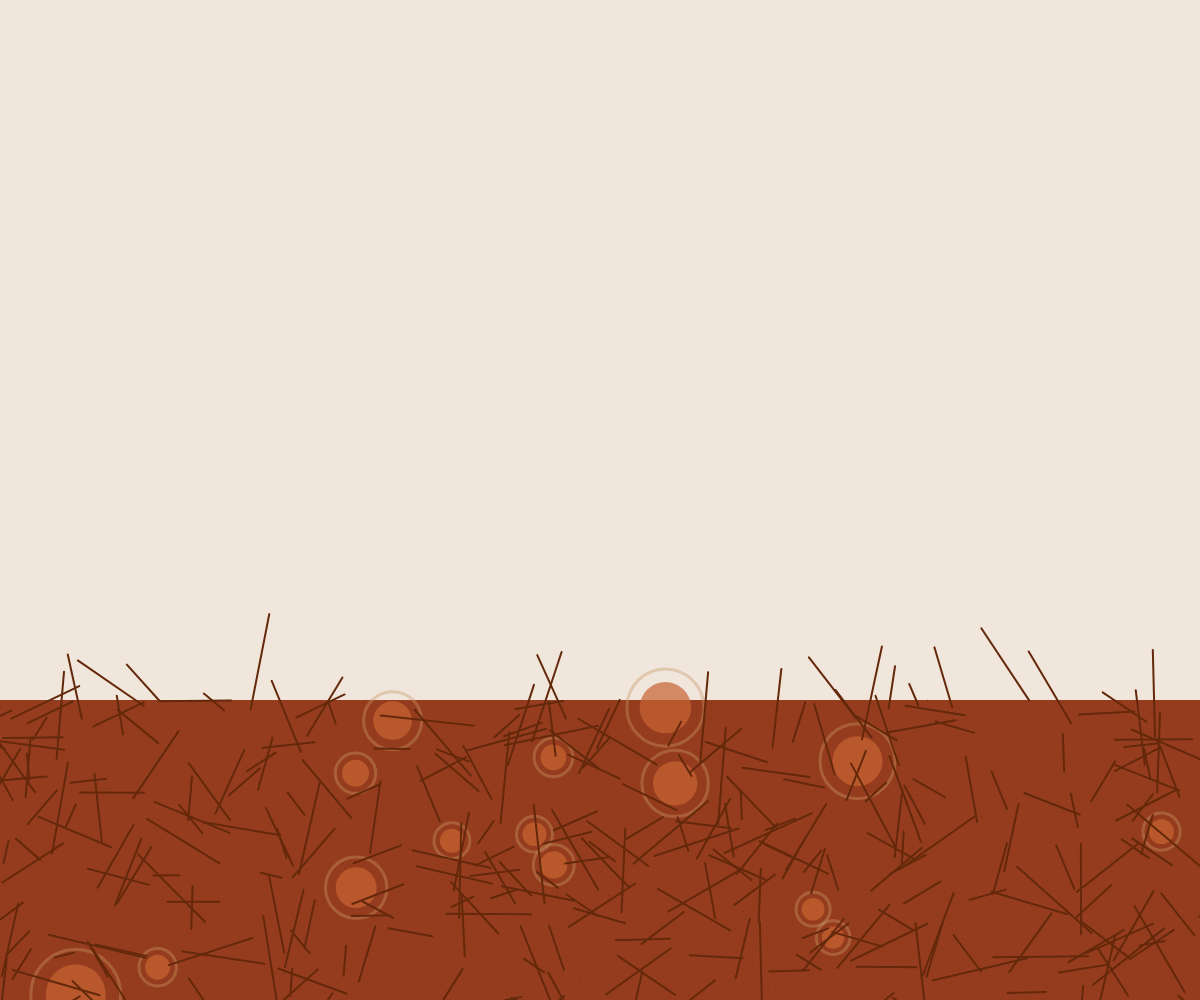
Frame 1 (no input)
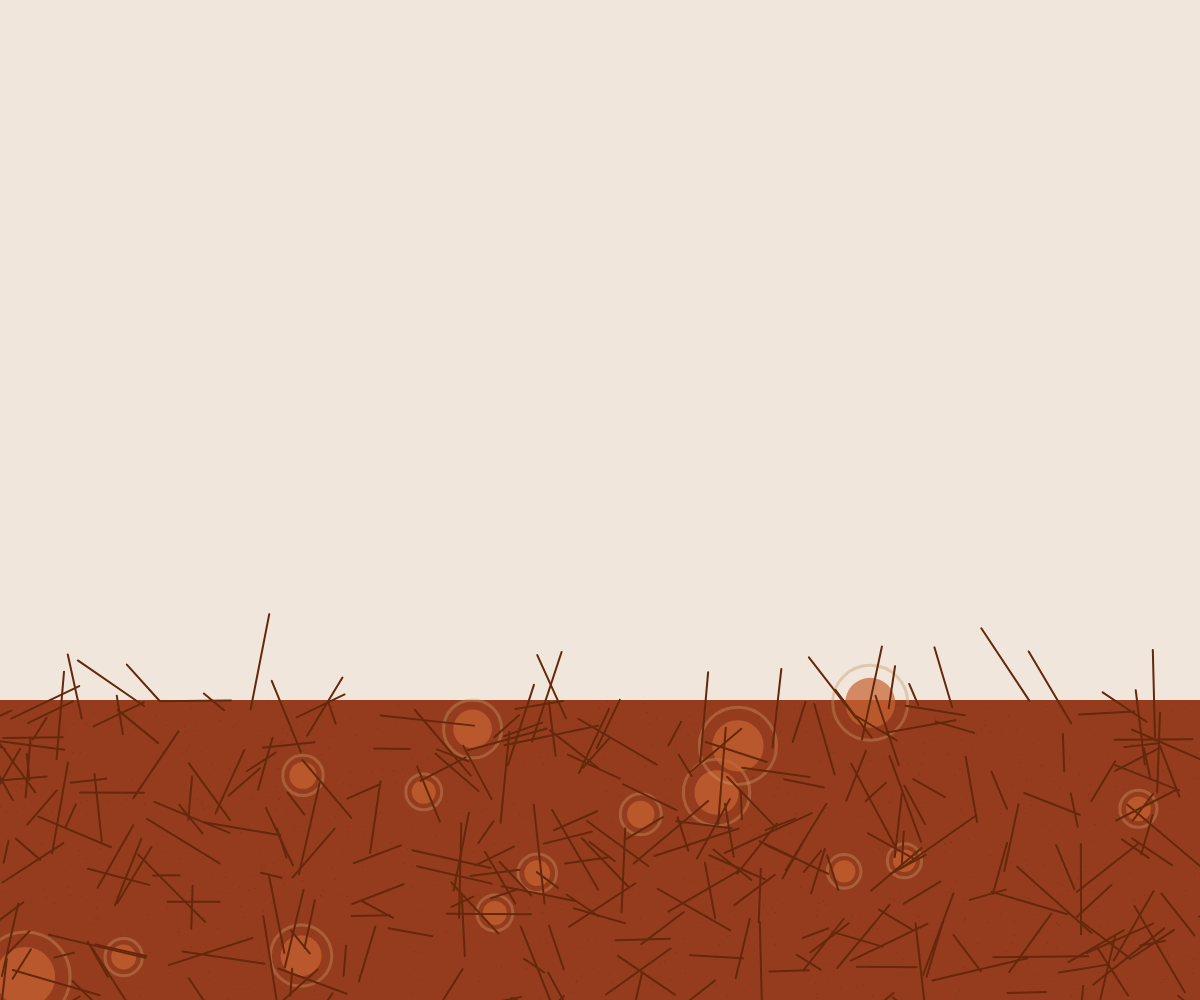
Frame 60 (no input)
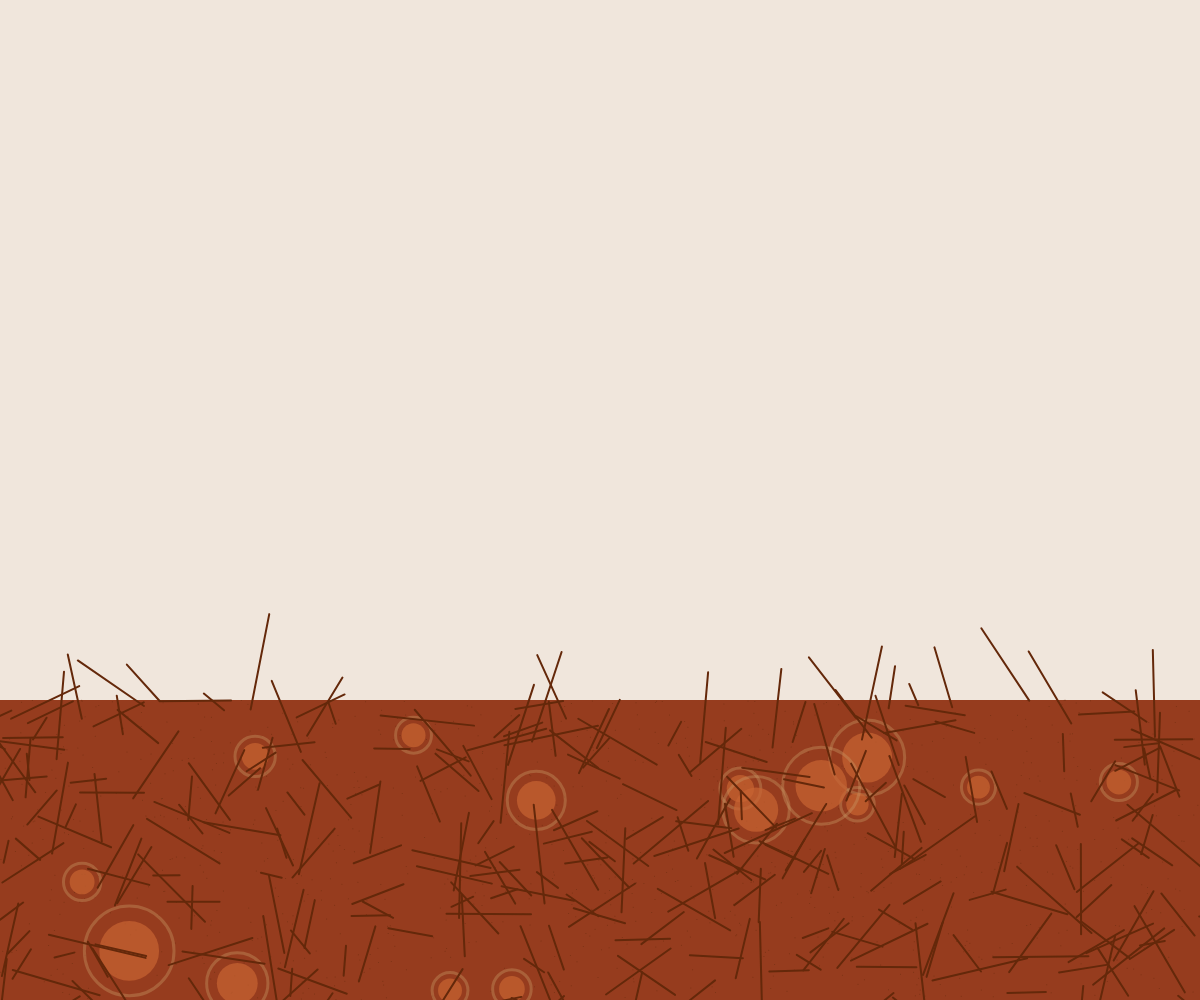
Frame 120 (the mouse pressed at the canvas centre since frame 60)

The p5.js sketch that drew these frames (run headless with seeded random() and noise() and a simulated clock; from frame 60 on, the mouse is pressed at the canvas centre):

// p5.js sketch
// ── sketch.js
let dustDevils = [];
let cracks = [];

function setup() {
  createCanvas(windowWidth, windowHeight);
  pixelDensity(1);

  // Create some dust devils
  for (let i = 0; i < 15; i++) {
    dustDevils.push({
      x: random(width),
      y: random(height * 0.7, height),
      size: random(20, 60),
      speed: random(0.5, 2),
      angle: random(TWO_PI),
      color: color(200, 100, 50, 180)
    });
  }

  // Generate cracks in the ground
  for (let i = 0; i < 300; i++) {
    cracks.push({
      x: random(width),
      y: random(height * 0.7, height),
      length: random(20, 100),
      angle: random(TWO_PI),
      width: random(1, 4)
    });
  }
}

function draw() {
  // Draw the sky
  background(240, 230, 220);

  // Draw the ground with texture
  drawGround();

  // Update and draw dust devils
  for (let devil of dustDevils) {
    updateDustDevil(devil);
    drawDustDevil(devil);
  }

  // Draw cracks
  drawCracks();
}

function drawGround() {
  noStroke();
  fill(150, 60, 30); // Deep terracotta color
  rect(0, height * 0.7, width, height * 0.3);

  // Add some texture to the ground
  stroke(120, 50, 20);
  strokeWeight(1);
  for (let i = 0; i < 1000; i++) {
    let x = random(width);
    let y = random(height * 0.7, height);
    let size = random(1, 3);
    point(x, y);
  }
}

function updateDustDevil(devil) {
  devil.x += cos(devil.angle) * devil.speed;
  devil.y += sin(devil.angle) * devil.speed;
  devil.angle += random(-0.05, 0.05);

  // Bounce off edges
  if (devil.x < 0 || devil.x > width) {
    devil.angle = PI - devil.angle;
  }
  if (devil.y < height * 0.7 || devil.y > height) {
    devil.angle = -devil.angle;
  }
}

function drawDustDevil(devil) {
  noStroke();
  fill(devil.color);
  ellipse(devil.x, devil.y, devil.size);

  // Add a subtle glow effect
  noFill();
  stroke(200, 150, 100, 100);
  strokeWeight(3);
  ellipse(devil.x, devil.y, devil.size * 1.5);
}

function drawCracks() {
  stroke(100, 40, 10);
  strokeWeight(2);
  for (let crack of cracks) {
    push();
    translate(crack.x, crack.y);
    rotate(crack.angle);
    line(0, 0, crack.length, 0);
    pop();
  }
}

function windowResized() {
  resizeCanvas(windowWidth, windowHeight);
}
